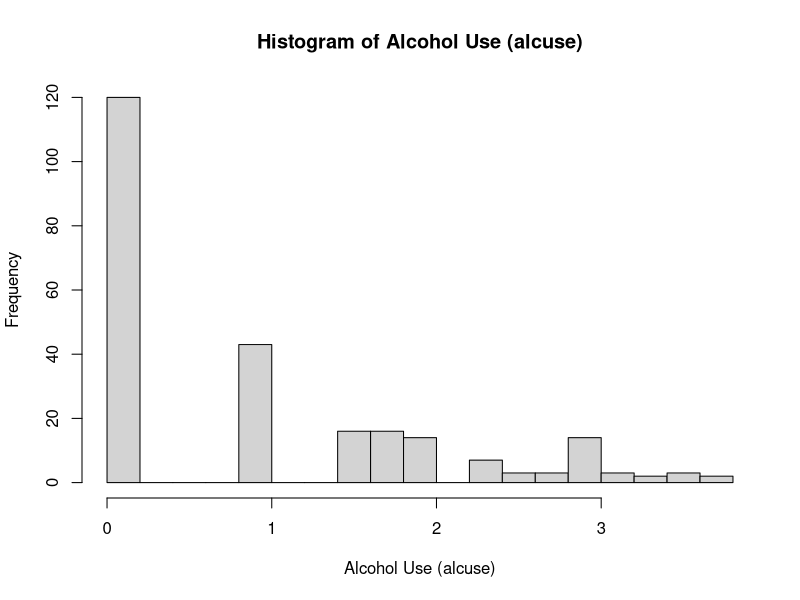
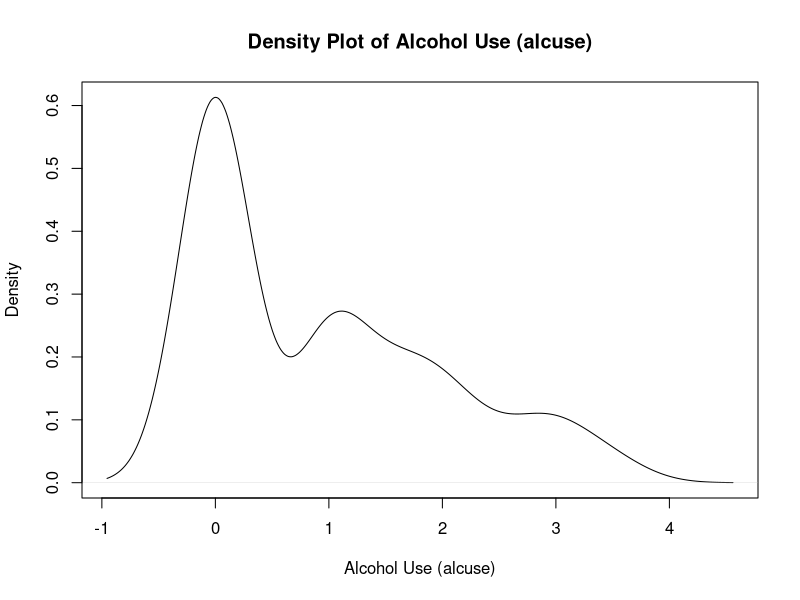
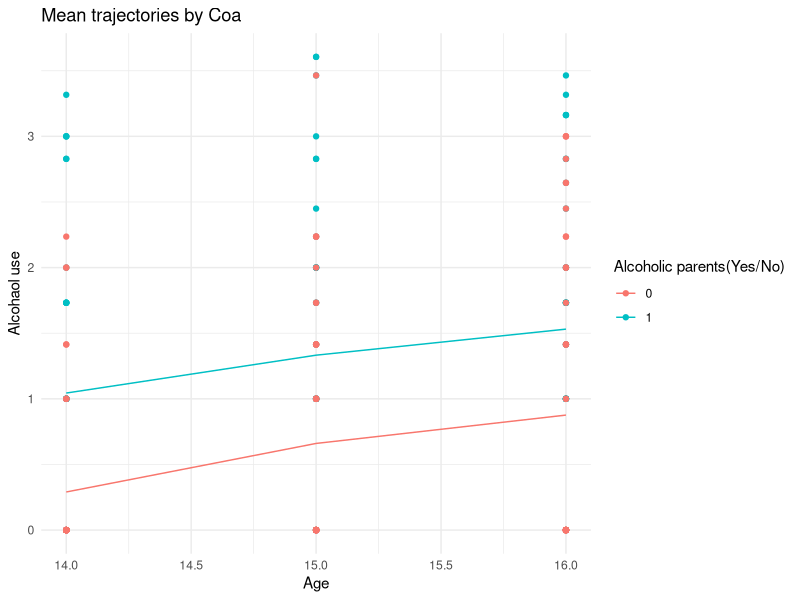
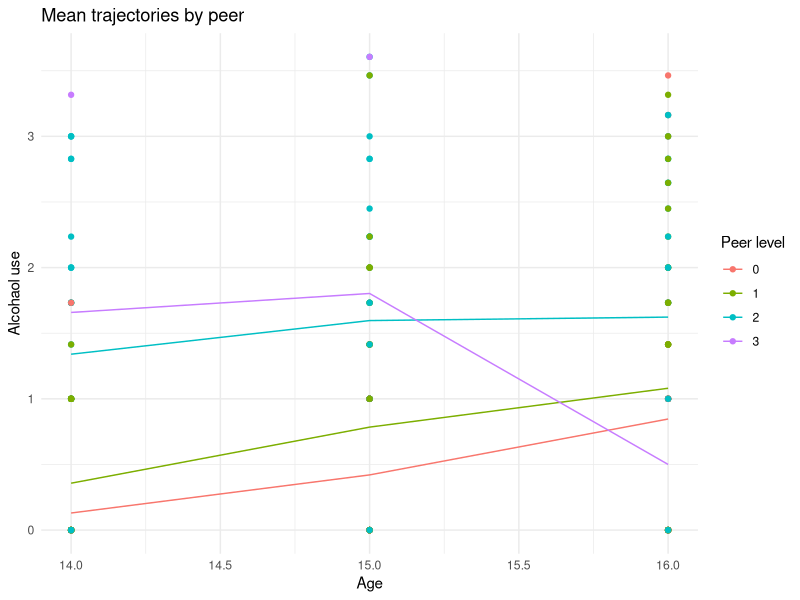
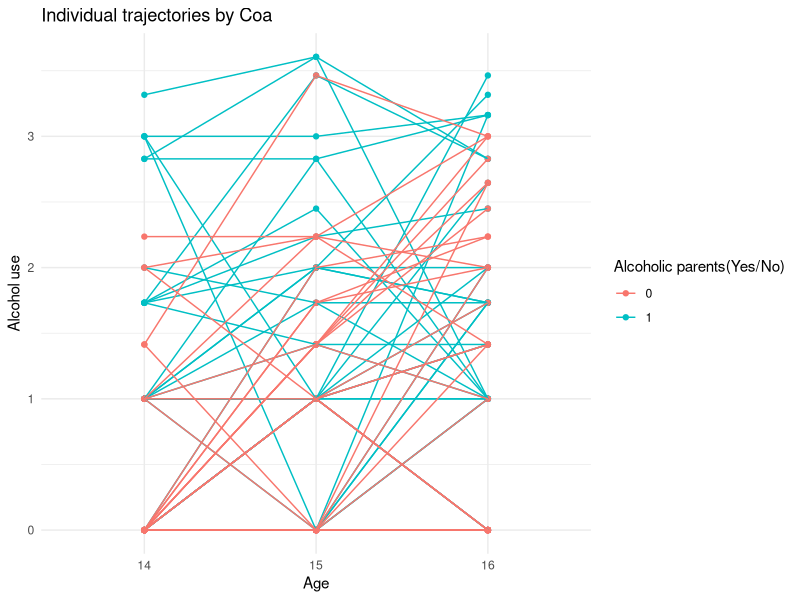
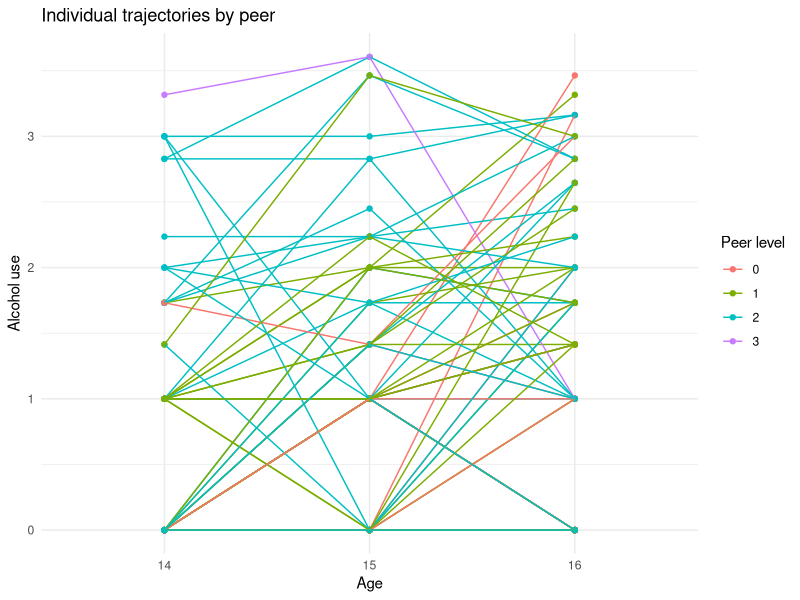
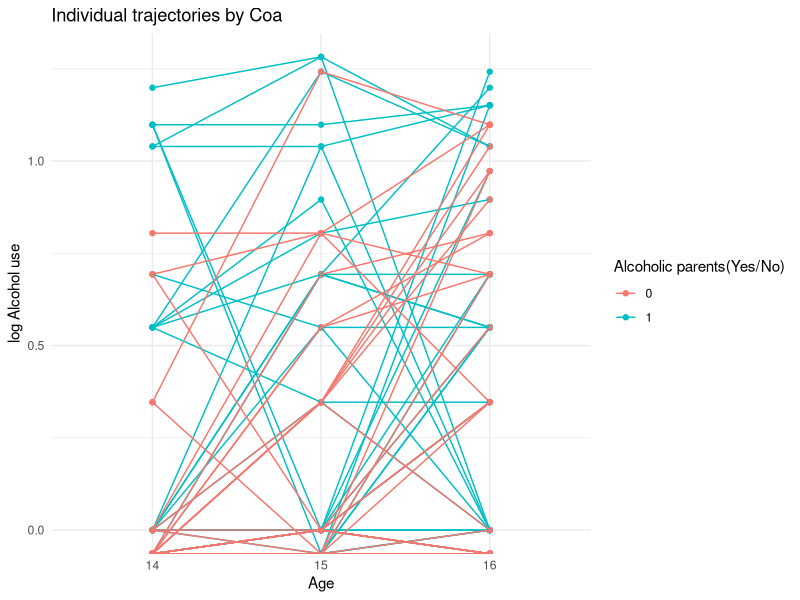
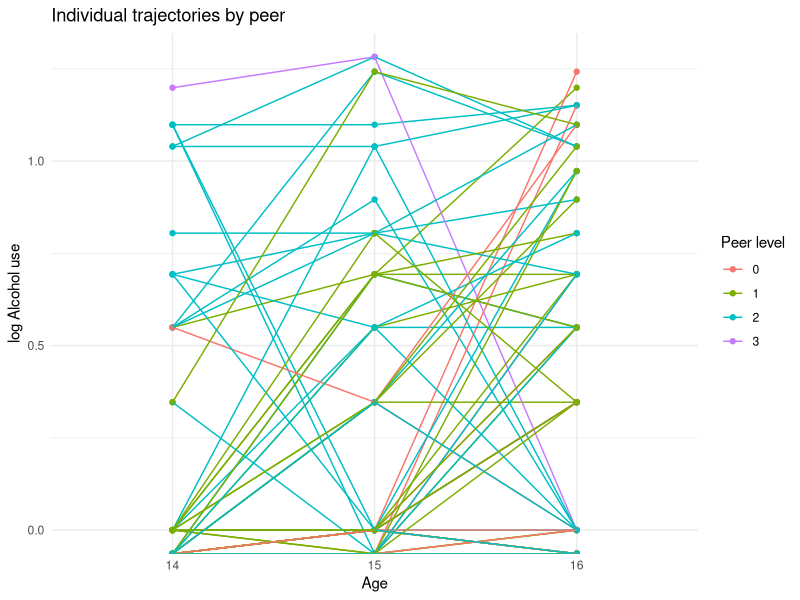

Here is the R script that generated these plots, in order:
## ---- chunk 1
knitr::opts_chunk$set(echo = TRUE)
library(tidyverse)
library(lme4)
library(nlme)
library(knitr)
library(broom.mixed)
library(dplyr)
## ---- chunk 2
data <- read.table("alcohol.txt", header = TRUE) %>%
  na.omit()

hist(data$alcuse, 
     breaks = 20,           
     main = "Histogram of Alcohol Use (alcuse)", 
     xlab = "Alcohol Use (alcuse)")

plot(density(data$alcuse), 
     main = "Density Plot of Alcohol Use (alcuse)",  
     xlab = "Alcohol Use (alcuse)")    

## ---- chunk 3
data$peer <- round(data$peer)

data %>%
ggplot(aes(x = age, y = alcuse, color = as.factor(coa))) +
geom_point() +
stat_summary(aes(group = coa), fun = mean, geom="line") +
labs(title ="Mean trajectories by Coa",y = "Alcohaol use", x = "Age", color = "Alcoholic parents(Yes/No)")+
  theme_minimal()

data %>%
ggplot(aes(x = age, y = alcuse, color = as.factor(peer))) +
geom_point() +
stat_summary(aes(group = peer), fun = mean, geom="line") +
labs(title ="Mean trajectories by peer",y = "Alcohaol use", x = "Age", color = "Peer level")+
  theme_minimal()

data %>%
ggplot(aes(x = as.factor(age), y = alcuse, color = as.factor(coa))) +
geom_point() + 
geom_line(aes(group = id)) + 
labs(title ="Individual trajectories by Coa",y = "Alcohol use", x = "Age", color = "Alcoholic parents(Yes/No)")+
  theme_minimal()

data %>%
ggplot(aes(x = as.factor(age), y = alcuse, color = as.factor(peer))) +
geom_point() + 
geom_line(aes(group = id)) + 
labs(title ="Individual trajectories by peer",y = "Alcohol use", x = "Age", color = "Peer level")+
  theme_minimal()


data <- data %>%
  mutate(logalcuse = log(alcuse))

data %>%
ggplot(aes(x = as.factor(age), y = logalcuse, color = as.factor(coa))) +
geom_point() + 
geom_line(aes(group = id)) + 
labs(title ="Individual trajectories by Coa",y = "log Alcohol use", x = "Age", color = "Alcoholic parents(Yes/No)")+
  theme_minimal()

data %>%
ggplot(aes(x = as.factor(age), y = logalcuse, color = as.factor(peer))) +
geom_point() + 
geom_line(aes(group = id)) + 
labs(title ="Individual trajectories by peer",y = "log Alcohol use", x = "Age", color = "Peer level")+
  theme_minimal()


## ---- chunk 4
data <- data %>%
  mutate(agesq = age^2)

# data of alcuse contain 0s which are not positive so that the gamma distribution does not satisfy. Adjust with adding very small number.
data$alcuse <- data$alcuse + 0.00001


#linear trend (random intercept)
m_linear <- glmer(alcuse ~ male + peer + coa + age + age * coa + age * peer + (1|id), data = data, 
              family = Gamma(link = "log"))
summary(m_linear)



#quadratic trend (random intercept)
m_quadratic <- glmer(alcuse ~ male + peer + coa + age + agesq + age * coa + 
                 agesq * coa + age * peer + agesq * peer + (1|id), data = data, 
              family = Gamma(link = "log"))
summary(m_quadratic)

l1 <- logLik(m_linear)
l2 <- logLik(m_quadratic)
l1
l2


LRT <- (-2)*(l1-l2)
LRT
LRT <- as.numeric(LRT)
p_value <- 1-pchisq(LRT, df=3)
p_value
p_value <- as.numeric(p_value)

anova(m_linear, m_quadratic, test = "LRT") 

table1 <- tibble(model = c("linear trend", "quadratic trend"), 
                 loglikelihood = c(l1,l2), df = c(3," "), statistic = c(1.94, " "), p_value = c(0.58, " "))

#table 1
table1 %>%
  kable(caption = "likelihood ratio test of linear trend and quadratic trend",
        digits = 2)



# Extract fixed effects with tidy format
coef_table <- tidy(m_linear, effects = "fixed")

# Round and rename columns
coef_table <- coef_table %>%
  mutate(across(where(is.numeric), round, 3)) %>%
  dplyr::select(- effect)

# table 2
coef_table %>%
  kable(caption = "linear trend output(fixed effect)")




# model peer as ordinal continuous
model_ctspeer <- glmer(alcuse ~ peer + coa + age + age * peer + (1|id), data = data, 
              family = Gamma(link = "log"))
summary(model_ctspeer)
l1 <- logLik(model_ctspeer)


data$peer <- as.factor(as.character(data$peer))

# model peer as level
model_levelpeer <- glmer(alcuse ~ peer + coa + age + age * peer + (1|id), data = data, 
              family = Gamma(link = "log"))
summary(model_levelpeer)
l2 <- logLik(model_levelpeer)
LRT <- (-2)*(l1-l2)
p_value <- 1-pchisq(LRT, df=4)
p_value

anova(model_ctspeer, model_levelpeer)

table3 <- tibble(model = c("Ordinal peer", "Categorical peer"), 
                 loglikelihood = c(l1,l2), df = c(4," "), statistic = c(1.25, " "), p_value = c(0.87, " "))

#table 3
table3 %>%
  kable(caption = "likelihood ratio test:using peer as ordinal variable vs categorical factor",
        digits = 2)



# Extract fixed effects with tidy format
coef_table <- tidy(model_ctspeer, effects = "fixed")

# Round and rename columns
coef_table <- coef_table %>%
  mutate(across(where(is.numeric), round, 3)) %>%
  dplyr::select(- effect) %>%
  dplyr::select(- p.value) %>%
  dplyr::select(- statistic)

#table 4
coef_table %>%
  kable(caption = "final model output(fixed effect)")



## ---- chunk 5

## ---- chunk 6
cor(data$age, data$age^2)

data <- data %>%
  mutate(agec = age-mean(age))%>%
  mutate(agecsq = agec^2)

cor(data$agec, data$agec^2)
